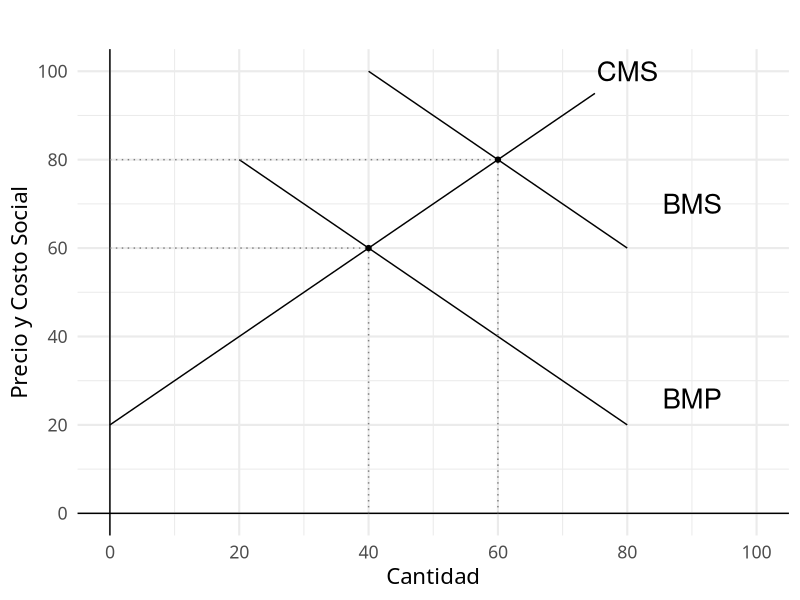
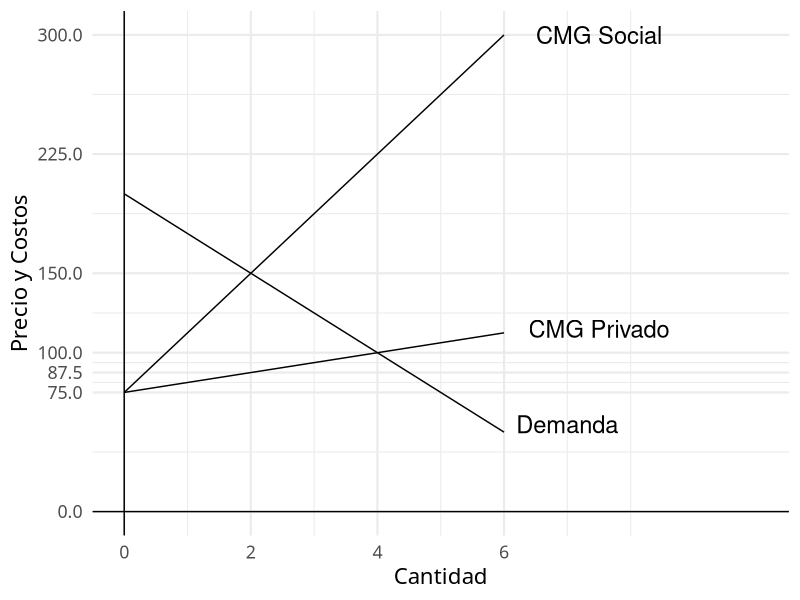

Source code (R) for these figures, in order:
## ---- chunk 1
knitr::opts_chunk$set(echo=FALSE, warning = FALSE,
                       message=FALSE)

library(tidyverse)

theme_set(
  theme_minimal(base_family = 'Montserrat',
                base_size=16) + 
    theme(plot.title=element_text(hjust=.5)))



marcar_punto <- function(x, y, linetype="dashed") {
  list(
    geom_segment(x=x, y=0, xend=x, yend=y, color="gray50",
                 linetype="dotted", inherit.aes = FALSE),
    geom_segment(x=0, y=y, xend=x, yend=y,  color="gray50",
                 linetype="dotted", inherit.aes = FALSE),
    geom_point(x=x, y=y, inherit.aes = FALSE)
  )
}


## ---- chunk 2
mpb_df <- tibble(x=c(40,  60), 
                 y=c(60, 40))

msb_df <- tibble(x=c(40,  60),
                 y=c(100, 80))


mpb_fun <- splinefun(mpb_df$x, mpb_df$y)
msb_fun <- splinefun(msb_df$x, msb_df$y)

msc_df <- tibble(x=c(40, 60),
                 y=c(60, 80))


msc_fun <- splinefun(msc_df$x, msc_df$y)

ggplot(data.frame(x=0, y=0)) + 
  geom_function(fun=mpb_fun, xlim=c(20, 80)) +
  annotate("text", y=26, x=90, size=7, label="BMP") +
  geom_function(fun=msb_fun, xlim=c(40, 80)) +
  annotate("text", y=70, x=90, size=7, label="BMS") +
  geom_function(fun=msc_fun, xlim=c(0, 75)) +
  annotate("text", y=100, x=80, size=7, label="CMS") +
  geom_vline(xintercept = 0) +
  geom_hline(yintercept = 0) +
  marcar_punto(40, 60) +
  marcar_punto(60, 80) +
  scale_x_continuous(limits = c(0, 100),
                     breaks=c(0, 20, 40, 60, 80, 100)) + 
  scale_y_continuous(limits = c(0, 100),
                     breaks=c(0, 20, 40, 60, 80, 100)) + 
  labs(x="Cantidad", y="Precio y Costo Social", 
       title="")

## ---- chunk 3
curvas <- list(
  cmg_soc=tribble(
    ~x, ~y, 
    0,   75,
    4,   225),
  cmg_priv=tribble(
    ~x, ~y,
    0,   75, 
    4,   100),
  demanda=tribble(
    ~x, ~y,
    2,   150,
    4,   100)) %>% 
  map(~splinefun(.x$x,.x$y))
  

p1 <- data.frame(x=0, y=0) %>% 
  ggplot(aes(x, y)) + 
  geom_function(fun=curvas$cmg_soc, xlim=c(0, 6)) +
  annotate("text", y=300, x=7.5, size=6, label="CMG Social") +
  geom_function(fun=curvas$cmg_priv, xlim=c(0, 6)) +
  annotate("text", y=115, x=7.5, size=6, label="CMG Privado") +
  geom_function(fun=curvas$demanda, xlim=c(0, 6)) +
  annotate("text", y=55, x=7, size=6, label="Demanda") + 
  scale_x_continuous(breaks=c(0, 2, 4, 6),
                     limits=c(0, 10)) +
  scale_y_continuous(breaks=c(0, 75, 87.5, 100, 150, 225, 300),
                     limits=c(0, 300)) +
  labs(x="Cantidad", y="Precio y Costos") + 
  geom_vline(xintercept = 0) +
  geom_hline(yintercept = 0) 

p1
